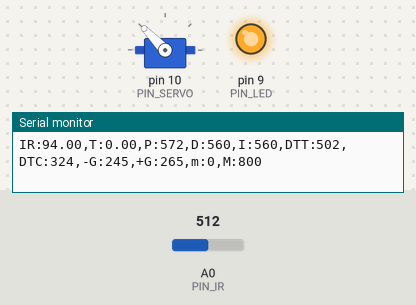
A sketch run on a simulated Arduino Uno, built with avr-gcc and run on an emulated ATmega328P. Parts: servo, output pins drawn as LEDs (lit = HIGH), the last lines printed to the serial monitor. The test bench sets the inputs (shaded band); at power-on: A0 (PIN_IR) = 512.

Above: at 1.2 s.
1.3 s: A0 (PIN_IR) set to 440
At 1.34 s:
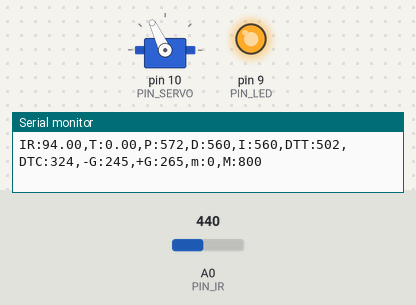
2.9 s: A0 (PIN_IR) set to 306
At 2.94 s:
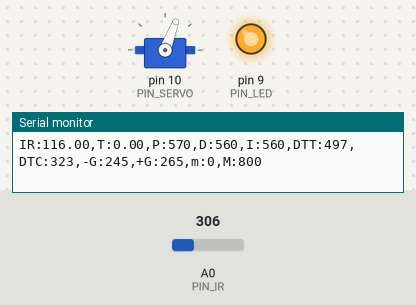
4.5 s: A0 (PIN_IR) set to 460
At 5.4 s:
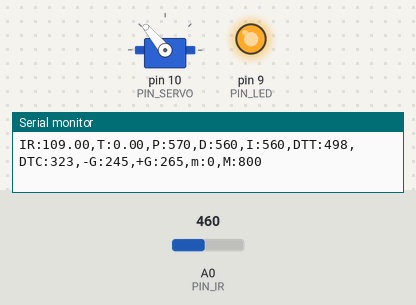
6.1 s: A0 (PIN_IR) set to 245
At 6.6 s:
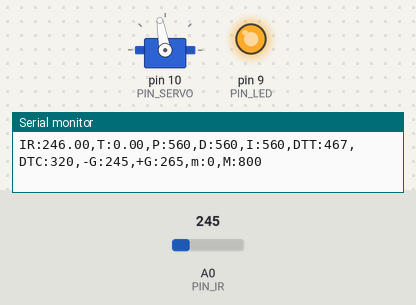
7.8 s: A0 (PIN_IR) set to 122
At 8.7 s:
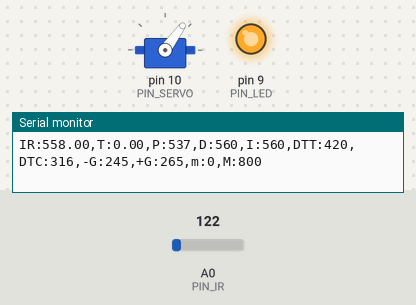
Timing chart, 0 to 10.3 s (numbered marks = the images above; inputs shaded):
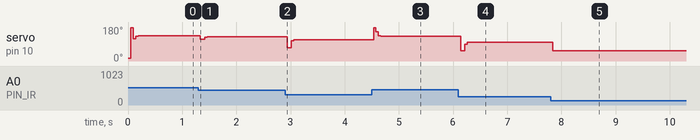

The sketch:

pid.ino
```cpp
#include <Servo.h>

/////////////////////////////
// Configurable parameters //
/////////////////////////////

// Arduino pin assignment
#define PIN_LED 9  //[1692] LED 9번핀에 연결
#define PIN_SERVO 10 // [3228] 서보10핀에 연결
#define PIN_IR A0  // [3133] 적외선 센서 signal -> A0핀

// Framework setting
#define _DIST_TARGET 255  //[0028] 목표 위치가 25.5cm임을 선언
#define _DIST_MIN 60
#define _DIST_MAX 450

// Distance sensor
#define _DIST_ALPHA 0.5   // [1628] ema 필터의 측정 보정치

// Servo range
#define _DUTY_MIN 1100
#define _DUTY_NEU 1552
#define _DUTY_MAX 2355

// Servo speed control
#define _SERVO_ANGLE 40        // [3131] servo 각도 설정
#define _SERVO_SPEED 200        // [3141] servo 속도 설정

// Event periods
#define _INTERVAL_DIST 20         // [3123] distance 측정 이벤트 주기
#define _INTERVAL_SERVO 20     // [3123] servo 조정 이벤트 주기
#define _INTERVAL_SERIAL 100   // [3123] serial 출력 이벤트 주기
#define _START_ANGLE 700

// PID parameters
#define _KP 1.5
#define _KD 15.0
#define _KI 0.8
#define _ITERM_MAX 700
#define _ITERM_MIN 450

// IR Filtering(referenced by 박우혁)
#define _INTERVAL_DIST 30  // DELAY_MICROS * samples_num^2 의 값이 최종 거리측정 인터벌임. 넉넉하게 30ms 잡음.
#define DELAY_MICROS  1500 // 필터에 넣을 샘플값을 측정하는 딜레이(고정값!)
#define EMA_ALPHA 0.5     // EMA 필터 값을 결정하는 ALPHA 값. 작성자가 생각하는 최적값임.

//////////////////////
// global variables //
//////////////////////
float dist_min, dist_max, alpha; // [3228]
// Servo instance
Servo myservo;

// Distance sensor
float dist_target; // location to send the ball
float dist_raw, dist_ema;

// Event periods
unsigned long last_sampling_time_dist, last_sampling_time_servo, last_sampling_time_serial;
bool event_dist, event_servo, event_serial;

// Servo speed control
int duty_chg_per_interval;
int duty_target, duty_curr;

// PID variables
float error_curr, error_prev, control_P, control_D, control_I, pterm, dterm, iterm;

//IR Filtering
float ema_dist = 0;            // EMA 필터에 사용할 변수
float filtered_dist;
float samples_num = 3;

void setup() {
// initialize GPIO pins for LED and attach servo
 pinMode(PIN_LED,OUTPUT);
 digitalWrite(PIN_LED, 1);
 myservo.attach(PIN_SERVO);

// move servo to starting position
 myservo.writeMicroseconds(_START_ANGLE);

// initialize global variables
  dist_min = _DIST_MIN;
  dist_max = _DIST_MAX;
  dist_raw = 0.0;
  dist_ema = 0;
  alpha = _DIST_ALPHA;
  last_sampling_time_dist = 0;
  last_sampling_time_servo = 0;
  last_sampling_time_serial = 0;


// initialize serial port
Serial.begin(57600); //[3128] 시리얼 포트 초기화

// convert angle speed into duty change per interval. ****How to?
  if(filtered_ir_distance() >= 255) {
    duty_chg_per_interval = (_DUTY_MAX - _DUTY_MIN) * ((float)_SERVO_SPEED / 180) * ((float)_INTERVAL_SERVO / 1000); //[3128]
  }
  else {
    duty_chg_per_interval = 2*(_DUTY_MAX - _DUTY_MIN) * ((float)_SERVO_SPEED / 180) * ((float)_INTERVAL_SERVO / 1000);
  }

}

void loop() {
/////////////////////
// Event generator // [3133] 이벤트 실행 간격 구현
/////////////////////
  if (millis() >= last_sampling_time_dist + _INTERVAL_DIST) event_dist = true;
  if (millis() >= last_sampling_time_servo + _INTERVAL_SERVO) event_servo = true;
  if (millis() >= last_sampling_time_serial + _INTERVAL_SERIAL) event_serial = true;

////////////////////
// Event handlers //
////////////////////
  if(event_dist) {
      event_dist = false; // [3133]
  // get a distance reading from the distance sensor


  // PID control logic
    error_curr = _DIST_TARGET - filtered_ir_distance();
    pterm = error_curr * _KP; //[0028] kp * 오차
    control_P = pterm;  //[0028] 제어량 계산
    dterm = _KD*(error_curr - error_prev);
    control_D = dterm;
    iterm += _KI * error_curr;
    control_I = _KI * error_curr;
    if(iterm >= _ITERM_MAX)iterm = 0;
    if(iterm <= _ITERM_MIN)iterm = 0;


  // duty_target = f(duty_neutral, control)
    duty_target = _DUTY_NEU + control_P + control_D + control_I;

  // [3133] keep duty_target value within the range of [_DUTY_MIN, _DUTY_MAX]
    if (duty_target > _DUTY_MAX) duty_target = _DUTY_MAX;
    if (duty_target < _DUTY_MIN) duty_target = _DUTY_MIN;

  // update error_prev
    error_prev = error_curr;

    last_sampling_time_dist = millis(); // [3133] 마지막 dist event 처리 시각 기록
  }

  if(event_servo) {
    event_servo = false; // [3133]
    // update servo position
    myservo.writeMicroseconds(duty_target);
    // adjust duty_curr toward duty_target by duty_chg_per_interval ...How to?


    last_sampling_time_servo = millis(); // [3133] 마지막 servo event 처리 시각 기록

  }
  dist_raw = ir_distance();
  filtered_dist = filtered_ir_distance();

  duty_curr = myservo.read();
  if(event_serial) {
    event_serial = false; // [3133]
    Serial.print("IR:");
    Serial.print(filtered_dist);
    Serial.print(",T:");
    Serial.print(dist_target);
    Serial.print(",P:");
    Serial.print(map(pterm,-1000,1000,510,610));
    Serial.print(",D:");
    Serial.print(map(dterm,-1000,1000,510,610));
    Serial.print(",I:");
    Serial.print(map(iterm,-1000,1000,510,610));
    Serial.print(",DTT:");
    Serial.print(map(duty_target,1000,2000,410,510));
    Serial.print(",DTC:");
    Serial.print(map(duty_curr,1000,2000,410,510));
    Serial.println(",-G:245,+G:265,m:0,M:800");
    last_sampling_time_serial = millis(); // [3133] 마지막 serial event 처리 시각 기록

  }
}

float ir_distance(void){ // return value unit: mm
  float val;
  float volt = float(analogRead(PIN_IR));
  val = ((6762.0/(volt-9.0))-4.0) * 10.0;
  return val;
}

  float under_noise_filter(void){ // 아래로 떨어지는 형태의 스파이크를 제거해주는 필터
  int currReading;
  int largestReading = 0;
  for (int i = 0; i < samples_num; i++) {
    currReading = ir_distance();
    if (currReading > largestReading) { largestReading = currReading; }
    // Delay a short time before taking another reading
    delayMicroseconds(DELAY_MICROS);
  }
  return largestReading;
}

float filtered_ir_distance(void){ // 아래로 떨어지는 형태의 스파이크를 제거 후, 위로 치솟는 스파이크를 제거하고 EMA필터를 적용함.
  // under_noise_filter를 통과한 값을 upper_nosie_filter에 넣어 최종 값이 나옴.
  int currReading;
  int lowestReading = 1024;
  for (int i = 0; i < samples_num; i++) {
    currReading = under_noise_filter();
    if (currReading < lowestReading) { lowestReading = currReading; }
  }
  // eam 필터 추가
  ema_dist = EMA_ALPHA*lowestReading + (1-EMA_ALPHA)*ema_dist;
  return ema_dist;
}
```

Measured:
- after the input at 1.3 s, servo on pin 10 (PIN_SERVO): 134° → 115° at once, → 129° 0.08 s later
- after the input at 2.9 s, servo on pin 10 (PIN_SERVO): 129° → 69° at once, → 113° 0.08 s later
- after the input at 4.5 s, servo on pin 10 (PIN_SERVO): 113° → 130° at once
- after the input at 6.1 s, servo on pin 10 (PIN_SERVO): 130° → 54° at once, → 100° 0.08 s later
- after the input at 7.8 s, servo on pin 10 (PIN_SERVO): 100° → 54° at once
